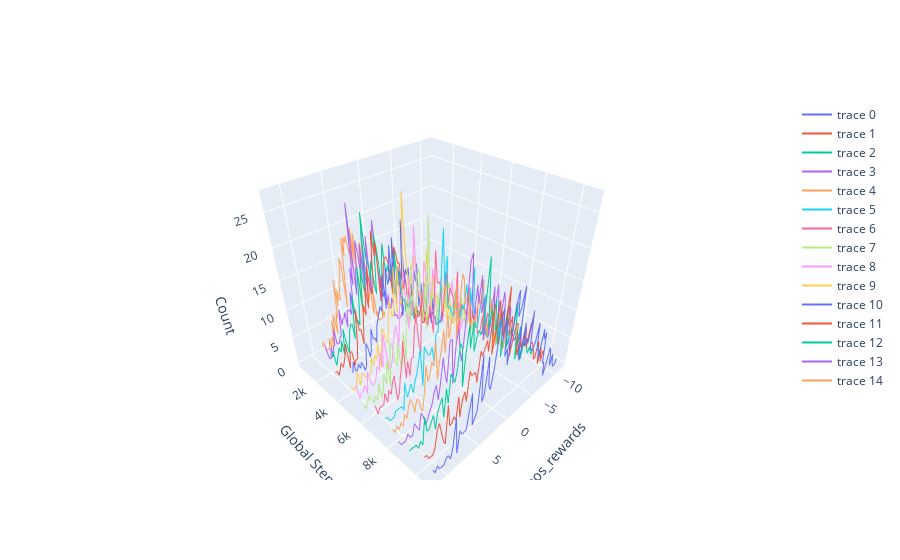

Notebook cell for this chart:
### Code cell
plot_3d_reward_histogram(rewards, 'pos_rewards')
